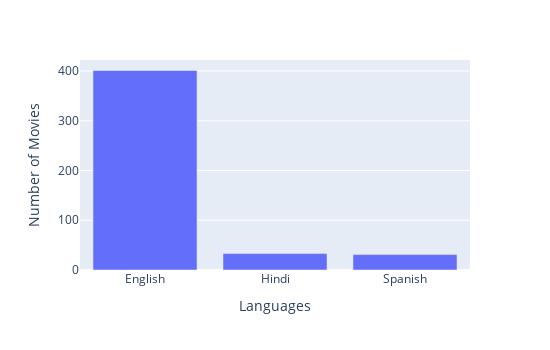

The notebook cell this image was saved under:
### Markdown cell above
6 - Finding the top 3 used languages in the dataset.

### Code cell
data = df['Language'].value_counts().nlargest(3)
fig = px.bar(data,y=data.values,x=data.index, labels={'y':'Number of Movies','index':'Languages'},width=550,height=350)
fig.show("png")

### Figure 1 — Plotly figure (JSON) as saved in the notebook; plotly's stock layout.template omitted (floating-point values rounded to 4 significant figures)
{"data": [{"alignmentgroup": "True", "hovertemplate": "Languages=%{x}<br>Number of Movies=%{y}<extra></extra>", "legendgroup": "", "marker": {"color": "#636efa", "pattern": {"shape": ""}}, "name": "", "offsetgroup": "", "orientation": "v", "showlegend": false, "textposition": "auto", "type": "bar", "x": ["English", "Hindi", "Spanish"], "xaxis": "x", "y": [401, 33, 31], "yaxis": "y"}], "layout": {"barmode": "relative", "height": 350, "legend": {"tracegroupgap": 0}, "margin": {"t": 60}, "width": 550, "xaxis": {"anchor": "y", "domain": [0, 1], "title": {"text": "Languages"}}, "yaxis": {"anchor": "x", "domain": [0, 1], "title": {"text": "Number of Movies"}}}}
